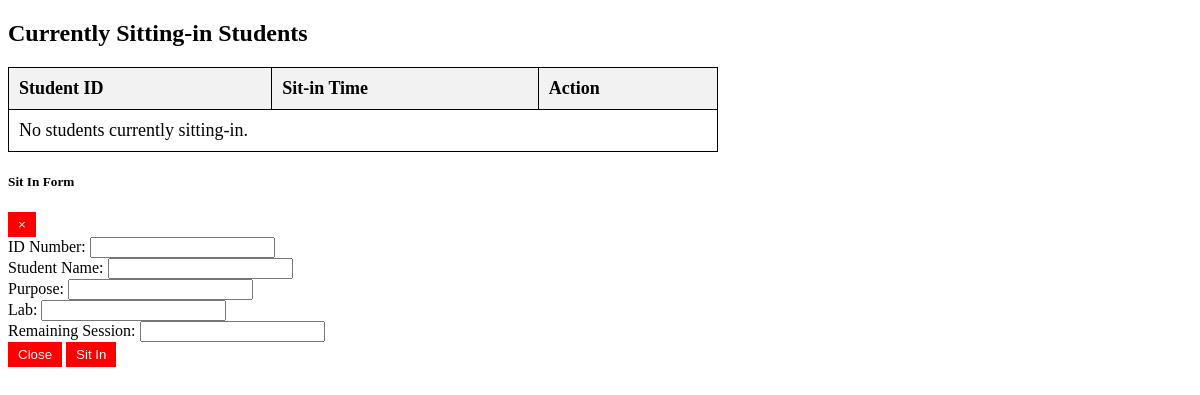
The app's page /view_sit_in.php, older data.
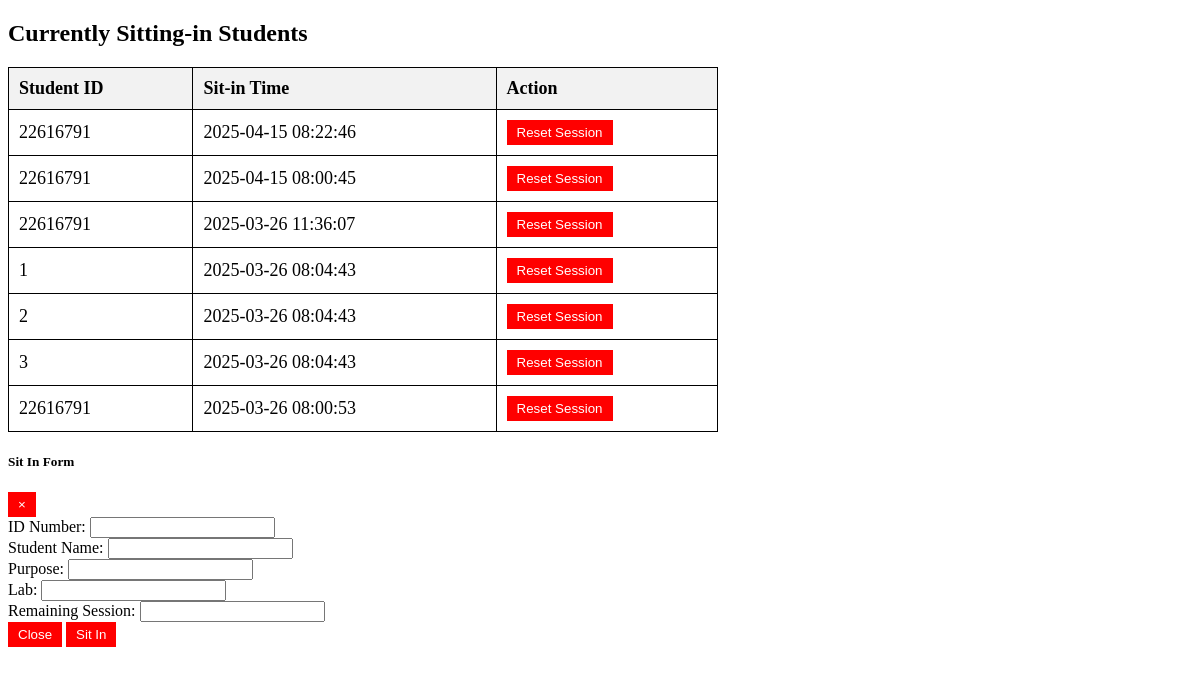
The same page, newer data.
### tables this page shows
CREATE TABLE `sit_in_records` (
  `id` int(11) NOT NULL,
  `student_id` int(11) DEFAULT NULL,
  `sit_in_time` datetime DEFAULT current_timestamp(),
  `log_out_time` datetime DEFAULT NULL,
  `laboratory` varchar(100) DEFAULT NULL,
  `name` varchar(255) DEFAULT NULL,
  `language` varchar(50) NOT NULL,
  `remaining_sessions` int(11) DEFAULT 30,
  `subject` varchar(100) DEFAULT NULL,
  `lab` varchar(100) NOT NULL,
  `purpose` varchar(255) NOT NULL,
  `date` datetime NOT NULL DEFAULT current_timestamp(),
  `time_in` time NOT NULL DEFAULT curtime(),
  `time_out` time DEFAULT NULL
);

### view_sit_in.php (the view, shortened to what this page needs)
<?php
include 'db.php';
$query = "SELECT student_id, sit_in_time FROM sit_in_records ORDER BY sit_in_time DESC";
$result = $conn->query($query);
?>
<!DOCTYPE html>
<html lang="en">
<head>
</head>
<body>
    <h2>Currently Sitting-in Students</h2>
    <table>
        <tr>
            <th>Student ID</th>
            <th>Sit-in Time</th>
            <th>Action</th>
        </tr>
        <?php
        if ($result->num_rows > 0) {
            while ($row = $result->fetch_assoc()) {
                echo "<tr>
                        <td>{$row['student_id']}</td>
                        <td>{$row['sit_in_time']}</td>
                        <td><a href='reset_session.php?student_id={$row['student_id']}'><button>Reset Session</button></a></td>
                      </tr>";
            }
        } else {
            echo "<tr><td colspan='3'>No students currently sitting-in.</td></tr>";
        }
        ?>
    </table>
</body>
</html>
<div id="sitInModal" class="modal fade" tabindex="-1" role="dialog">
    <div class="modal-dialog" role="document">
        <div class="modal-content">
            <div class="modal-header">
                <h5 class="modal-title">Sit In Form</h5>
                <button type="button" class="close" data-dismiss="modal" aria-label="Close">
                    <span aria-hidden="true">&times;</span>
                </button>
            </div>
            <div class="modal-body">
                <form id="sitInForm">
                    <div class="form-group">
                        <label>ID Number:</label>
                        <input type="text" class="form-control" id="student_id" readonly>
                    </div>
                    <div class="form-group">
                        <label>Student Name:</label>
                        <input type="text" class="form-control" id="student_name" readonly>
                    </div>
                    <div class="form-group">
                        <label>Purpose:</label>
                        <input type="text" class="form-control" id="purpose">
                    </div>
                    <div class="form-group">
                        <label>Lab:</label>
                        <input type="text" class="form-control" id="lab">
                    </div>
                    <div class="form-group">
                        <label>Remaining Session:</label>
                        <input type="number" class="form-control" id="remaining_session" readonly>
                    </div>
                    <button type="button" class="btn btn-secondary" data-dismiss="modal">Close</button>
                    <button type="submit" class="btn btn-primary">Sit In</button>
                </form>
            </div>
        </div>
    </div>
</div>

Row changes from the older to the newer data that the page shows:
added sit_in_records: student "22616791", sit_in_time "2025-04-15 08:22:46"
added sit_in_records: student "22616791", sit_in_time "2025-04-15 08:00:45"
added sit_in_records: student "22616791", sit_in_time "2025-03-26 11:36:07"
added sit_in_records: student "1", sit_in_time "2025-03-26 08:04:43"
added sit_in_records: student "2", sit_in_time "2025-03-26 08:04:43"
added sit_in_records: student "3", sit_in_time "2025-03-26 08:04:43"
added sit_in_records: student "22616791", sit_in_time "2025-03-26 08:00:53"
Text that changed along with them:
text no longer shown: "No students currently sitting-in."
